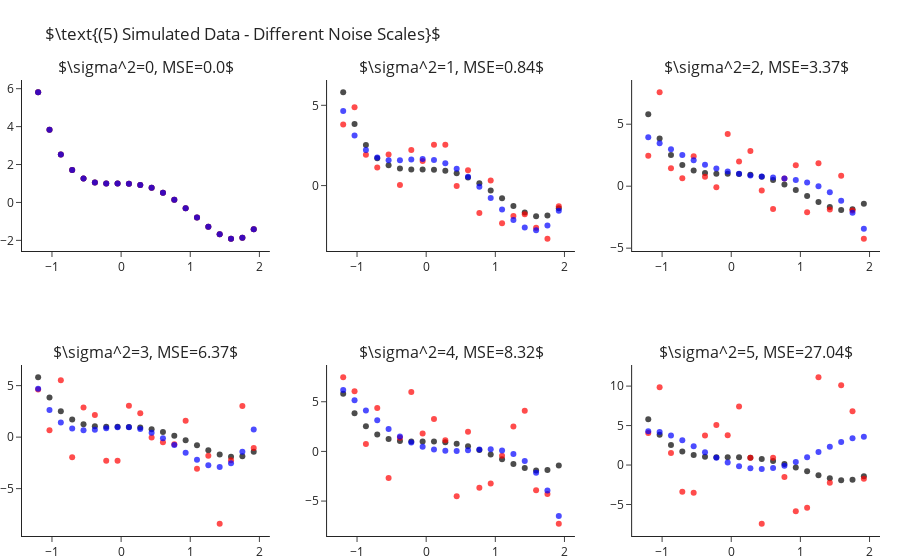

Write notebook code for a chart like this one.
### Markdown cell above
How is it that we are able to fit "better" models for $k$s larger than the true one? As we increase $k$ we enable the model
more "degrees of freedom" to try and adapt itself to the observed data. The higher $k$ the more the learner will "go after
the noise" and miss the real signal of the data. In other words, what we have just observed is what is known as **overfitting**.

Later in the course we will learn methods for detection and avoidance of overfitting.


## Fitting Polynomial Over Different Sample Noise Levels

Next, let us set $k=4$ (the true values) and study the outputted models when training over different noise levels. Though
we will only be changing the scale of the noise (i.e. the variance, $\sigma^2$), changing other properties such as its
distribution is interesting too. As we would expect, as we increase the scale of the noise our error increases. We can
observe this also in a visual manner, where the fitted polynomial (in blue) less and less resembles the actual model (in black).

### Code cell
scales = range(6)
fig = make_subplots(2, 3, subplot_titles=list(map(str, scales)))
for i, s in enumerate(scales):
    r,c = i//3+1, i%3+1
    
    y = y_ + np.random.normal(scale=s, size=len(y_))
    y_hat = make_pipeline(PolynomialFeatures(4), LinearRegression(fit_intercept=False)).fit(X, y).predict(X)

    fig.add_traces([go.Scatter(x=x, y=y_, mode="markers", name="Real Points",  marker=dict(color="black", opacity=.7), showlegend=False),
                    go.Scatter(x=x, y=y, mode="markers", name="Observed Points",  marker=dict(color="red", opacity=.7), showlegend=False),
                    go.Scatter(x=x, y=y_hat, mode="markers", name="Predicted Points",  marker=dict(color="blue", opacity=.7), showlegend=False)], rows=r, cols=c)
    fig["layout"]["annotations"][i]["text"] = rf"$\sigma^2={{0}}, MSE={{1}}$".format(s, round(np.mean((y-y_hat)**2), 2))

fig.update_layout(title=r"$\text{(5) Simulated Data - Different Noise Scales}$", margin=dict(t=80)).show()

### Figure 1 — Plotly figure (JSON) as saved in the notebook; plotly's stock layout.template omitted (floating-point values rounded to 4 significant figures)
{"data": [{"marker": {"color": "black", "opacity": 0.7}, "mode": "markers", "name": "Real Points", "showlegend": false, "x": [-1.2, -1.036, -0.8718, -0.7077, -0.5436, -0.3795, -0.2154, -0.05128, 0.1128, 0.2769, 0.441, 0.6051, 0.7692, 0.9333, 1.097, 1.262, 1.426, 1.59, 1.754, 1.918], "y": [5.81, 3.838, 2.523, 1.709, 1.261, 1.058, 0.9989, 0.999, 0.9909, 0.9251, 0.769, 0.5078, 0.1439, -0.3028, -0.7951, -1.278, -1.68, -1.912, -1.866, -1.418], "type": "scatter", "xaxis": "x", "yaxis": "y"}, {"marker": {"color": "red", "opacity": 0.7}, "mode": "markers", "name": "Observed Points", "showlegend": false, "x": [-1.2, -1.036, -0.8718, -0.7077, -0.5436, -0.3795, -0.2154, -0.05128, 0.1128, 0.2769, 0.441, 0.6051, 0.7692, 0.9333, 1.097, 1.262, 1.426, 1.59, 1.754, 1.918], "y": [5.81, 3.838, 2.523, 1.709, 1.261, 1.058, 0.9989, 0.999, 0.9909, 0.9251, 0.769, 0.5078, 0.1439, -0.3028, -0.7951, -1.278, -1.68, -1.912, -1.866, -1.418], "type": "scatter", "xaxis": "x", "yaxis": "y"}, {"marker": {"color": "blue", "opacity": 0.7}, "mode": "markers", "name": "Predicted Points", "showlegend": false, "x": [-1.2, -1.036, -0.8718, -0.7077, -0.5436, -0.3795, -0.2154, -0.05128, 0.1128, 0.2769, 0.441, 0.6051, 0.7692, 0.9333, 1.097, 1.262, 1.426, 1.59, 1.754, 1.918], "y": [5.81, 3.838, 2.523, 1.709, 1.261, 1.058, 0.9989, 0.999, 0.9909, 0.9251, 0.769, 0.5078, 0.1439, -0.3028, -0.7951, -1.278, -1.68, -1.912, -1.866, -1.418], "type": "scatter", "xaxis": "x", "yaxis": "y"}, {"marker": {"color": "black", "opacity": 0.7}, "mode": "markers", "name": "Real Points", "showlegend": false, "x": [-1.2, -1.036, -0.8718, -0.7077, -0.5436, -0.3795, -0.2154, -0.05128, 0.1128, 0.2769, 0.441, 0.6051, 0.7692, 0.9333, 1.097, 1.262, 1.426, 1.59, 1.754, 1.918], "y": [5.81, 3.838, 2.523, 1.709, 1.261, 1.058, 0.9989, 0.999, 0.9909, 0.9251, 0.769, 0.5078, 0.1439, -0.3028, -0.7951, -1.278, -1.68, -1.912, -1.866, -1.418], "type": "scatter", "xaxis": "x2", "yaxis": "y2"}, {"marker": {"color": "red", "opacity": 0.7}, "mode": "markers", "name": "Observed Points", "showlegend": false, "x": [-1.2, -1.036, -0.8718, -0.7077, -0.5436, -0.3795, -0.2154, -0.05128, 0.1128, 0.2769, 0.441, 0.6051, 0.7692, 0.9333, 1.097, 1.262, 1.426, 1.59, 1.754, 1.918], "y": [3.81, 4.874, 1.913, 1.133, 1.942, 0.03158, 2.221, 1.527, 2.547, 2.551, -0.02395, 0.9486, -1.704, 0.3212, -2.345, -1.898, -1.788, -2.63, -3.308, -1.293], "type": "scatter", "xaxis": "x2", "yaxis": "y2"}, {"marker": {"color": "blue", "opacity": 0.7}, "mode": "markers", "name": "Predicted Points", "showlegend": false, "x": [-1.2, -1.036, -0.8718, -0.7077, -0.5436, -0.3795, -0.2154, -0.05128, 0.1128, 0.2769, 0.441, 0.6051, 0.7692, 0.9333, 1.097, 1.262, 1.426, 1.59, 1.754, 1.918], "y": [4.639, 3.124, 2.219, 1.755, 1.583, 1.575, 1.626, 1.652, 1.588, 1.394, 1.049, 0.555, -0.06628, -0.7703, -1.492, -2.143, -2.617, -2.783, -2.491, -1.566], "type": "scatter", "xaxis": "x2", "yaxis": "y2"}, {"marker": {"color": "black", "opacity": 0.7}, "mode": "markers", "name": "Real Points", "showlegend": false, "x": [-1.2, -1.036, -0.8718, -0.7077, -0.5436, -0.3795, -0.2154, -0.05128, 0.1128, 0.2769, 0.441, 0.6051, 0.7692, 0.9333, 1.097, 1.262, 1.426, 1.59, 1.754, 1.918], "y": [5.81, 3.838, 2.523, 1.709, 1.261, 1.058, 0.9989, 0.999, 0.9909, 0.9251, 0.769, 0.5078, 0.1439, -0.3028, -0.7951, -1.278, -1.68, -1.912, -1.866, -1.418], "type": "scatter", "xaxis": "x3", "yaxis": "y3"}, {"marker": {"color": "red", "opacity": 0.7}, "mode": "markers", "name": "Observed Points", "showlegend": false, "x": [-1.2, -1.036, -0.8718, -0.7077, -0.5436, -0.3795, -0.2154, -0.05128, 0.1128, 0.2769, 0.441, 0.6051, 0.7692, 0.9333, 1.097, 1.262, 1.426, 1.59, 1.754, 1.918], "y": [2.453, 7.575, 1.448, 0.6341, 2.414, 0.7611, -0.07965, 4.203, 1.993, 2.831, -0.3389, -1.83, 0.6293, 1.688, -2.109, 1.861, -1.881, 0.835, -1.955, -4.236], "type": "scatter", "xaxis": "x3", "yaxis": "y3"}, {"marker": {"color": "blue", "opacity": 0.7}, "mode": "markers", "name": "Predicted Points", "showlegend": false, "x": [-1.2, -1.036, -0.8718, -0.7077, -0.5436, -0.3795, -0.2154, -0.05128, 0.1128, 0.2769, 0.441, 0.6051, 0.7692, 0.9333, 1.097, 1.262, 1.426, 1.59, 1.754, 1.918], "y": [3.954, 3.467, 2.98, 2.516, 2.094, 1.727, 1.421, 1.18, 0.9995, 0.8706, 0.7791, 0.705, 0.6232, 0.5027, 0.3075, -0.004219, -0.4796, -1.171, -2.137, -3.441], "type": "scatter", "xaxis": "x3", "yaxis": "y3"}, {"marker": {"color": "black", "opacity": 0.7}, "mode": "markers", "name": "Real Points", "showlegend": false, "x": [-1.2, -1.036, -0.8718, -0.7077, -0.5436, -0.3795, -0.2154, -0.05128, 0.1128, 0.2769, 0.441, 0.6051, 0.7692, 0.9333, 1.097, 1.262, 1.426, 1.59, 1.754, 1.918], "y": [5.81, 3.838, 2.523, 1.709, 1.261, 1.058, 0.9989, 0.999, 0.9909, 0.9251, 0.769, 0.5078, 0.1439, -0.3028, -0.7951, -1.278, -1.68, -1.912, -1.866, -1.418], "type": "scatter", "xaxis": "x4", "yaxis": "y4"}, {"marker": {"color": "red", "opacity": 0.7}, "mode": "markers", "name": "Observed Points", "showlegend": false, "x": [-1.2, -1.036, -0.8718, -0.7077, -0.5436, -0.3795, -0.2154, -0.05128, 0.1128, 0.2769, 0.441, 0.6051, 0.7692, 0.9333, 1.097, 1.262, 1.426, 1.59, 1.754, 1.918], "y": [4.626, 0.6756, 5.527, -1.946, 2.887, 2.148, -2.289, -2.291, 3.056, 2.329, -0.03079, -0.5004, -0.6908, 1.589, -3.061, -1.814, -8.406, -2.248, 3.026, -1.051], "type": "scatter", "xaxis": "x4", "yaxis": "y4"}, {"marker": {"color": "blue", "opacity": 0.7}, "mode": "markers", "name": "Predicted Points", "showlegend": false, "x": [-1.2, -1.036, -0.8718, -0.7077, -0.5436, -0.3795, -0.2154, -0.05128, 0.1128, 0.2769, 0.441, 0.6051, 0.7692, 0.9333, 1.097, 1.262, 1.426, 1.59, 1.754, 1.918], "y": [4.696, 2.633, 1.428, 0.8413, 0.6639, 0.7182, 0.8577, 0.9673, 0.9631, 0.7927, 0.4346, -0.1012, -0.7734, -1.509, -2.206, -2.727, -2.907, -2.548, -1.421, 0.7337], "type": "scatter", "xaxis": "x4", "yaxis": "y4"}, {"marker": {"color": "black", "opacity": 0.7}, "mode": "markers", "name": "Real Points", "showlegend": false, "x": [-1.2, -1.036, -0.8718, -0.7077, -0.5436, -0.3795, -0.2154, -0.05128, 0.1128, 0.2769, 0.441, 0.6051, 0.7692, 0.9333, 1.097, 1.262, 1.426, 1.59, 1.754, 1.918], "y": [5.81, 3.838, 2.523, 1.709, 1.261, 1.058, 0.9989, 0.999, 0.9909, 0.9251, 0.769, 0.5078, 0.1439, -0.3028, -0.7951, -1.278, -1.68, -1.912, -1.866, -1.418], "type": "scatter", "xaxis": "x5", "yaxis": "y5"}, {"marker": {"color": "red", "opacity": 0.7}, "mode": "markers", "name": "Observed Points", "showlegend": false, "x": [-1.2, -1.036, -0.8718, -0.7077, -0.5436, -0.3795, -0.2154, -0.05128, 0.1128, 0.2769, 0.441, 0.6051, 0.7692, 0.9333, 1.097, 1.262, 1.426, 1.59, 1.754, 1.918], "y": [7.46, 6.061, 0.7442, 4.377, -2.667, 1.373, 5.985, 1.807, 3.272, 1.112, -4.516, 1.976, -3.664, -3.224, -0.4485, 2.498, 4.089, -3.906, -4.293, -7.278], "type": "scatter", "xaxis": "x5", "yaxis": "y5"}, {"marker": {"color": "blue", "opacity": 0.7}, "mode": "markers", "name": "Predicted Points", "showlegend": false, "x": [-1.2, -1.036, -0.8718, -0.7077, -0.5436, -0.3795, -0.2154, -0.05128, 0.1128, 0.2769, 0.441, 0.6051, 0.7692, 0.9333, 1.097, 1.262, 1.426, 1.59, 1.754, 1.918], "y": [6.172, 5.16, 4.13, 3.144, 2.255, 1.497, 0.8959, 0.4608, 0.1884, 0.06191, 0.05108, 0.1121, 0.1879, 0.2076, 0.0873, -0.2707, -0.9774, -2.157, -3.948, -6.502], "type": "scatter", "xaxis": "x5", "yaxis": "y5"}, {"marker": {"color": "black", "opacity": 0.7}, "mode": "markers", "name": "Real Points", "showlegend": false, "x": [-1.2, -1.036, -0.8718, -0.7077, -0.5436, -0.3795, -0.2154, -0.05128, 0.1128, 0.2769, 0.441, 0.6051, 0.7692, 0.9333, 1.097, 1.262, 1.426, 1.59, 1.754, 1.918], "y": [5.81, 3.838, 2.523, 1.709, 1.261, 1.058, 0.9989, 0.999, 0.9909, 0.9251, 0.769, 0.5078, 0.1439, -0.3028, -0.7951, -1.278, -1.68, -1.912, -1.866, -1.418], "type": "scatter", "xaxis": "x6", "yaxis": "y6"}, {"marker": {"color": "red", "opacity": 0.7}, "mode": "markers", "name": "Observed Points", "showlegend": false, "x": [-1.2, -1.036, -0.8718, -0.7077, -0.5436, -0.3795, -0.2154, -0.05128, 0.1128, 0.2769, 0.441, 0.6051, 0.7692, 0.9333, 1.097, 1.262, 1.426, 1.59, 1.754, 1.918], "y": [4.071, 9.869, 1.513, -3.387, -3.509, 3.755, 5.061, 3.782, 7.43, 0.9095, -7.432, 0.917, -1.52, -5.852, -5.403, 11.12, -2.254, 10.11, 6.822, -1.722], "type": "scatter", "xaxis": "x6", "yaxis": "y6"}, {"marker": {"color": "blue", "opacity": 0.7}, "mode": "markers", "name": "Predicted Points", "showlegend": false, "x": [-1.2, -1.036, -0.8718, -0.7077, -0.5436, -0.3795, -0.2154, -0.05128, 0.1128, 0.2769, 0.441, 0.6051, 0.7692, 0.9333, 1.097, 1.262, 1.426, 1.59, 1.754, 1.918], "y": [4.282, 4.175, 3.752, 3.125, 2.39, 1.633, 0.9238, 0.3189, -0.1378, -0.4163, -0.5, -0.3859, -0.08419, 0.3811, 0.9727, 1.64, 2.318, 2.93, 3.383, 3.574], "type": "scatter", "xaxis": "x6", "yaxis": "y6"}], "layout": {"xaxis": {"anchor": "y", "domain": [0.0, 0.2889]}, "yaxis": {"anchor": "x", "domain": [0.625, 1.0]}, "xaxis2": {"anchor": "y2", "domain": [0.3556, 0.6444]}, "yaxis2": {"anchor": "x2", "domain": [0.625, 1.0]}, "xaxis3": {"anchor": "y3", "domain": [0.7111, 1.0]}, "yaxis3": {"anchor": "x3", "domain": [0.625, 1.0]}, "xaxis4": {"anchor": "y4", "domain": [0.0, 0.2889]}, "yaxis4": {"anchor": "x4", "domain": [0.0, 0.375]}, "xaxis5": {"anchor": "y5", "domain": [0.3556, 0.6444]}, "yaxis5": {"anchor": "x5", "domain": [0.0, 0.375]}, "xaxis6": {"anchor": "y6", "domain": [0.7111, 1.0]}, "yaxis6": {"anchor": "x6", "domain": [0.0, 0.375]}, "annotations": [{"font": {"size": 16}, "showarrow": false, "text": "$\\sigma^2=0, MSE=0.0$", "x": 0.1444, "xanchor": "center", "xref": "paper", "y": 1.0, "yanchor": "bottom", "yref": "paper"}, {"font": {"size": 16}, "showarrow": false, "text": "$\\sigma^2=1, MSE=0.84$", "x": 0.5, "xanchor": "center", "xref": "paper", "y": 1.0, "yanchor": "bottom", "yref": "paper"}, {"font": {"size": 16}, "showarrow": false, "text": "$\\sigma^2=2, MSE=3.37$", "x": 0.8556, "xanchor": "center", "xref": "paper", "y": 1.0, "yanchor": "bottom", "yref": "paper"}, {"font": {"size": 16}, "showarrow": false, "text": "$\\sigma^2=3, MSE=6.37$", "x": 0.1444, "xanchor": "center", "xref": "paper", "y": 0.375, "yanchor": "bottom", "yref": "paper"}, {"font": {"size": 16}, "showarrow": false, "text": "$\\sigma^2=4, MSE=8.32$", "x": 0.5, "xanchor": "center", "xref": "paper", "y": 0.375, "yanchor": "bottom", "yref": "paper"}, {"font": {"size": 16}, "showarrow": false, "text": "$\\sigma^2=5, MSE=27.04$", "x": 0.8556, "xanchor": "center", "xref": "paper", "y": 0.375, "yanchor": "bottom", "yref": "paper"}], "margin": {"t": 80}, "title": {"text": "$\\text{(5) Simulated Data - Different Noise Scales}$"}}}
